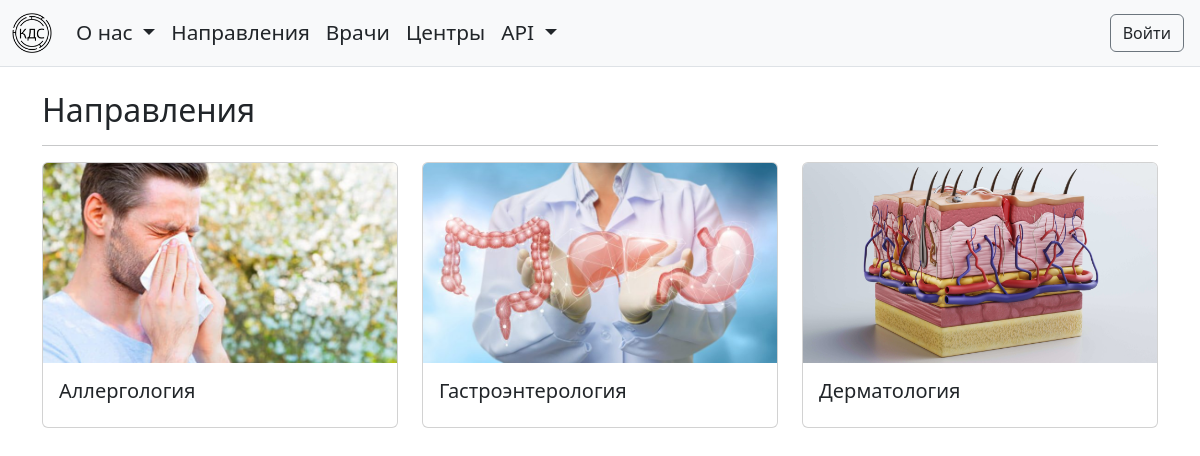
/services/categories/, run on the app's committed database.
### services/models.py (models this page shows, shortened)
class Category(models.Model):
    name = models.CharField(max_length=100)
    slug = models.SlugField(max_length=100, unique=True, db_index=True, verbose_name="URL")
    image = models.ImageField(upload_to='images/services/categories', null=True, blank=True)
    description = models.TextField(max_length=1000, null=True, blank=True)
    class Meta:
        verbose_name_plural = 'categories'

### services/views.py (the view)
# urls.py: path('categories/', CategoryListView.as_view(), name='category_list'),
class CategoryListView(ListView):
    model = Category

### services/templates/services/category_list.html (shortened to what this page needs)
{% extends 'base.html' %}
{% load static %}
{% block head %}
    <link rel="stylesheet" href="{% static 'services/css/styles.css' %}">
{% endblock %}
{% block content %}
    <h2>Направления</h2>
    <hr/>
    <div class="row">
        {% for category in category_list %}
            <div class="col-md-4 mb-4 h-100">
                <a href="{% url 'category_detail' slug=category.slug %}">
                    <div class="card card-hover">
                        <div class="card-img-top-container">
                            {% if category.image %}
                                <img src="{{ category.image.url }}" alt="Category photo" class="card-img-top">
                            {% else %}
                                <img src="https://via.placeholder.com/500x500?text=No+Image" alt="No Image">
                            {% endif %}
                        </div>
                        <div class="card-body">
                            <h5 class="card-title">{{ category.name }}</h5>
                        </div>
                    </div>
                </a>
            </div>
        {% endfor %}
    </div>
{% endblock %}

### services/static/services/css/styles.css (style rules this page uses)
.card-img-top-container { height: 200px; overflow: hidden; }
.card-img-top-container img { object-fit: cover; width: 100%; height: 100%; }
.card { transition: transform 0.4s; }
a:hover, a:visited, a:link, a:active { text-decoration: none; color: #212529; }

### data on the page
Category: image (picture), name "Аллергология"
Category: image (picture), name "Гастроэнтерология"
Category: image (picture), name "Дерматология"
